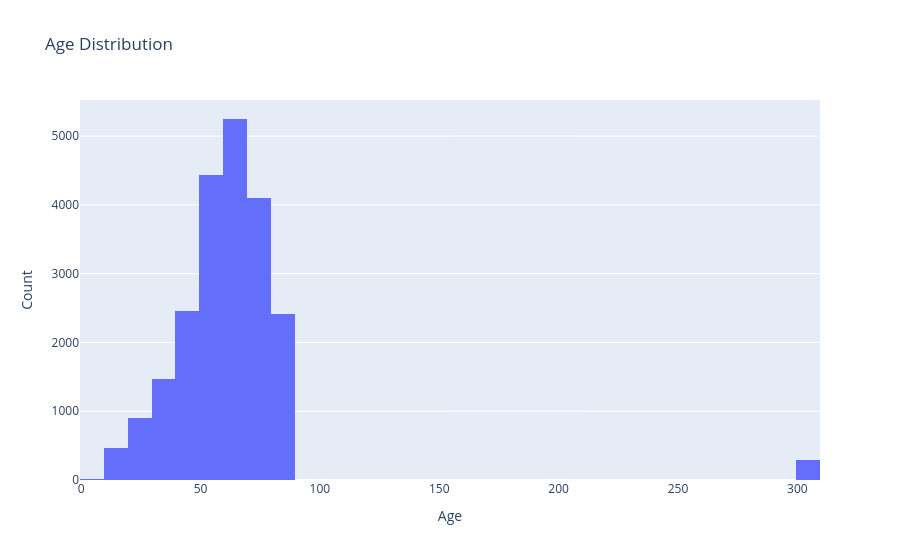

Notebook source saved alongside this figure:
### Code cell
# plot dist age
import plotly.express as px

fig = px.histogram(ptbxl, x="age", nbins=30, title="Age Distribution")
fig.update_layout(xaxis_title="Age", yaxis_title="Count")

### Figure 1 — Plotly figure (JSON) as saved in the notebook; plotly's stock layout.template omitted (floating-point values rounded to 4 significant figures; data arrays with more than 128 entries replaced by an {"elided": "..."} marker saying what was removed)
{"data": [{"bingroup": "x", "hovertemplate": "age=%{x}<br>count=%{y}<extra></extra>", "legendgroup": "", "marker": {"color": "#636efa", "pattern": {"shape": ""}}, "name": "", "nbinsx": 30, "orientation": "v", "showlegend": false, "type": "histogram", "x": {"elided": "21799 float values"}, "xaxis": "x", "yaxis": "y"}], "layout": {"barmode": "relative", "legend": {"tracegroupgap": 0}, "title": {"text": "Age Distribution"}, "xaxis": {"anchor": "y", "domain": [0, 1], "title": {"text": "Age"}}, "yaxis": {"anchor": "x", "domain": [0, 1], "title": {"text": "Count"}}}}
